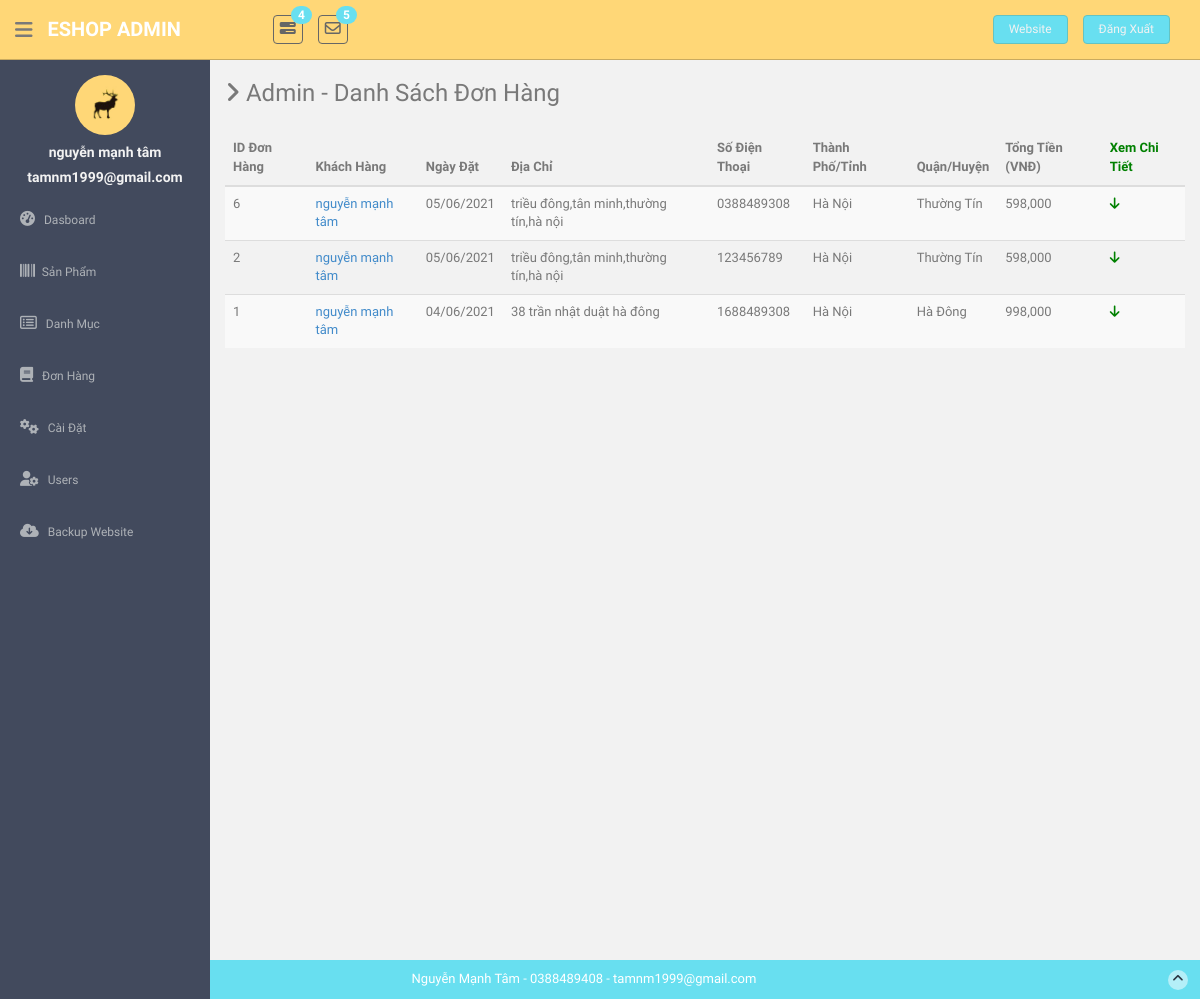
Before: /public/admin/orders (signed in) with the older database file.
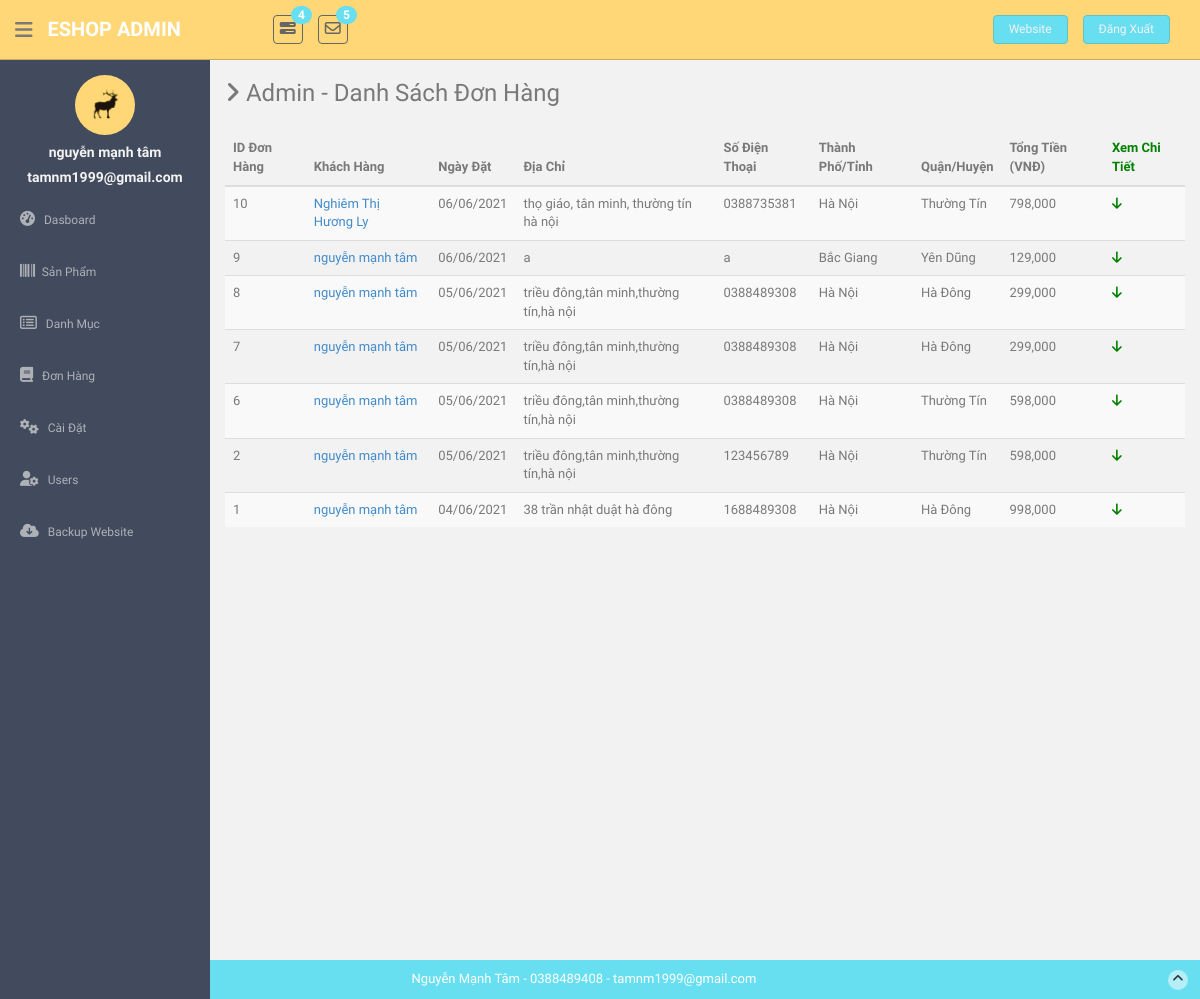
After: the same page with the newer database file.
### tables this page shows
CREATE TABLE `tbl_orders` (
  `id` bigint(20) NOT NULL,
  `user_url_address` varchar(100) NOT NULL,
  `delivery_address` varchar(1024) DEFAULT NULL,
  `total` double NOT NULL DEFAULT 0,
  `city` varchar(50) DEFAULT NULL,
  `district` varchar(50) DEFAULT NULL,
  `zip` varchar(6) DEFAULT NULL,
  `tax` double DEFAULT 0,
  `shipping` double DEFAULT 0,
  `date` date NOT NULL,
  `session_id` varchar(30) NOT NULL,
  `phone_number` varchar(15) NOT NULL,
  `note` varchar(255) DEFAULT NULL
);

CREATE TABLE `tbl_user` (
  `user_id` bigint(20) NOT NULL,
  `user_url_address` varchar(100) NOT NULL,
  `user_full_name` varchar(100) NOT NULL,
  `user_email` varchar(100) NOT NULL,
  `user_password` varchar(100) NOT NULL,
  `user_rank` varchar(20) NOT NULL,
  `user_date_join` datetime NOT NULL
);

### app/controllers/admin.php (called while the page is built, shortened)
<?php
class Admin extends Controller
{
    public function orders(){
        $User = $this->load_model('User');
        $Order = $this->load_model('Order');
        $user_data = $User->check_login(true, ["Admin"]);
        if (is_object($user_data)) {
            $data['user_data'] = $user_data;
        }
        $orders = $Order->get_all_orders();
        if(is_array($orders)){
            foreach ($orders as $key => $row){
                $details = $Order->get_orders_details($row->id);
                $orders[$key]->grand_total = 0;
                if(is_array($details)){
                    $totals = array_column($details, 'total' );
                    $grand_total = array_sum($totals);
                    $orders[$key]->grand_total = $grand_total;
                }
                $orders[$key]->details = $details;
                $user =  $User->get_user($row->user_url_address);
                $orders[$key]->user = $user;
            }
        }
        $data['orders'] =   $orders ;
        $data['page_title'] = "Admin - Danh Sách Đơn Hàng";
        $this->view("admin/orders", $data);
    }
}

### app/core/app.php (called while the page is built, shortened)
<?php
class App
{
    protected $method = "index";
    private function parseURL()
    {
        $url = isset($_GET['url']) ? $_GET['url'] : "home";
        return explode("/", filter_var(trim($url, "/"), FILTER_SANITIZE_URL));
    }
    public function  __construct()
    {
        $url = $this->parseURL();
        if (file_exists("../app/controllers/" . strtolower($url[0]) . ".php")) {
            unset($url[0]);
        }
        $this->controller = new $this->controller;
        if (isset($url[1])) {
            $url[1] = strtolower($url[1]);
            if (method_exists($this->controller, $url[1])) {
                $this->method = $url[1];
                unset($url[1]);
            }
        }
        $this->params = (count($url) > 0) ? $url : ["home"];
        call_user_func_array([$this->controller, $this->method], $this->params);
    }
}

### public/index.php (called while the page is built, shortened)
<?php
$app = new App();
?>

### app/core/database.php (called while the page is built, shortened)
<?php
class Database
{
    public static $conn;
    public function __construct()
    {
        try {
            $string = DB_TYPE . ":host=" . DB_HOST . ";dbname=" . DB_NAME;
            self::$conn = new PDO($string, DB_USER, DB_PASSWORD);
        } catch (PDOException $e) {
            die($e->getMessage());
        }
    }
    public static function newInstance()
    {
        return $instance = new self();
    }
   public function read_db($query, $data = array())
   {
       $statement = self::$conn->prepare($query);
       $result = $statement->execute($data);
       if ($result) {
           $data = $statement->fetchAll(PDO::FETCH_OBJ);
           if (is_array($data) && count($data) > 0) {
               return $data;
           }
       }
       return false;
   }
}

### app/models/user.class.php (called while the page is built, shortened)
<?php
class User
{
    public function check_login ($redirect = false, $allowed = array() )
    {
        $db = Database::getInstance();
        if (count($allowed) > 0) {
            $arr['user_url_address'] = $_SESSION['user_url_address'];
            $query = "SELECT * FROM tbl_user WHERE user_url_address = :user_url_address limit 1";
            $result = $db->read_db($query, $arr);
            if (is_array($result)) {
                $result = $result[0];
                if (in_array($result->user_rank, $allowed)) {
                    return $result;
                }
            }
            die();
        }
        return false;
    }
    public function get_user($user_url_address){
        $db = Database::newInstance();
        $arr = false;
        $arr['user_url_address'] = addslashes($user_url_address);
        $query = "SELECT * FROM tbl_user WHERE user_url_address = :user_url_address limit 1";
        $result = $db->read_db($query, $arr);
        if(is_array($result)) {
            return $result[0];
        }
        return false;
    }
}

### app/models/order.class.php (called while the page is built, shortened)
<?php
class Order extends Controller
{
    public function get_all_orders(){
        $DB = Database::newInstance();
        $query = "SELECT * FROM tbl_orders ORDER BY id DESC LIMIT 100";
        $orders = $DB->read_db($query);
        return $orders;
    }
    public function get_orders_details($order_id){
        $data = array();
        $data['order_id'] = addslashes($order_id);
        $DB = Database::newInstance();
        $query = "SELECT * FROM tbl_order_details WHERE order_id = :order_id ORDER BY id DESC ";
        $details  = $DB->read_db($query, $data);
        return   $details ;
    }
}
?>

### app/views/eshop/admin/orders.php (the view, shortened to what the changed rows need)
<?php $this->view("admin/sidebar", $data) ?>
<table class="table table-striped table-advance table-hover">
    <thead>
    <tr>
        <th>ID Đơn Hàng</th>
        <th>Khách Hàng</th>
        <th>Ngày Đặt</th>
        <th>Địa Chỉ</th>
        <th>Số Điện Thoại</th>
        <th>Thành Phố/Tỉnh</th>
        <th>Quận/Huyện</th>
        <th>Tổng Tiền (VNĐ)</th>
        <th style="color:green;">Xem Chi Tiết</th>
    </tr>
    </thead>
    <tbody onclick="show_detail(event)">
    <?php foreach ($orders as $row): ?>
        <tr style="position: relative; cursor: pointer;">
            <td> <?= $row->id ?></td>
            <td><a href="<? ROOT ?>profile/<?= $row->user->user_url_address ?>"> <?= $row->user->user_full_name ?> </a>
            </td>
            <td> <?= date("d/m/Y", strtotime($row->date)) ?></td>
            <td> <?= $row->delivery_address ?></td>
            <td> <?= $row->phone_number ?></td>
            <td> <?= $row->city ?></td>
            <td> <?= $row->district ?></td>
            <td> <?= number_format($row->total, 0, ',') ?></td>
            <td>
                <i class="fa fa-arrow-down" style="color:green; cursor: pointer;"></i>
            </td>
        </tr>
    <?php endforeach; ?>
    </tbody>
</table>

### app/views/eshop/admin/sidebar.php (shortened to what the changed rows need)
<aside>
    <div id="sidebar" class="nav-collapse ">
        <ul class="sidebar-menu" id="nav-accordion">
            <p class="centered">
                <a href="<?=ROOT?>profile/<?= $data['user_data']->user_url_address ?>"><img src="<?= ASSETS . THEME ?>admin/img/ui-sam.jpg" class="img-circle"
                                            width="60"></a>
            </p>
            <h5 class="centered"><?= $data['user_data']->user_full_name ?></h5>
            <h5 class="centered"><?= $data['user_data']->user_email ?></h5>
            <li class="sub-menu">
                <a href="javascript:;">
                    <i class="fa fa-dashboard"></i>
                    <span>Dasboard</span>
                </a>
            </li>
            <li class="sub-menu">
                <a href="<?= ROOT ?>admin/products">
                    <i class="fa fa-barcode fa-fw"></i>
                    <span>Sản Phẩm</span>
                </a>
            </li>
            <li class="sub-menu">
                <a href="<?= ROOT ?>admin/categories">
                    <i class="fa fa-list-alt"></i>
                    <span>Danh Mục</span>
                </a>
            </li>
            <li class="sub-menu">
                <a href="<?= ROOT ?>admin/orders">
                    <i class="fa fa-book"></i>
                    <span>Đơn Hàng</span>
                </a>
            </li>
            <li class="sub-menu">
                <a href="<?= ROOT ?>admin/settings">
                    <i class="fa fa-cogs"></i>
                    <span>Cài Đặt</span>
                </a>
            </li>
            <li class="sub-menu">
                <a href="<?= ROOT ?>admin/users">
                    <i class="fas fa-user-cog"></i>
                    <span>Users</span>
                </a>
            </li>
            <li class="sub-menu">
                <a href="<?= ROOT ?>admin/backup">
                    <i class="fa fa-cloud-download"></i>
                    <span>Backup Website </span>
                </a>
            </li>
        </ul>
    </div>
</aside>
<section id="main-content">
    <section class="wrapper site-min-height">
        <h3><i class="fa fa-angle-right"></i> <?= $data['page_title'] ?></h3>
        <div class="row mt">
            <div class="col-lg-12">

Changed rows visible on the page:
added tbl_orders: id "10", date "06/06/2021", delivery_address "thọ giáo, tân minh, thường tín hà nội", phone_number "0388735381", city "Hà Nội", district "Thường Tín", total "798,000"
now on this page (row unchanged): tbl_user: user_full_name "Nghiêm Thị Hương Ly"
added tbl_orders: id "9", $row->user->user_full_name "nguyễn mạnh tâm", date "06/06/2021", delivery_address "a", phone_number "a", city "Bắc Giang", district "Yên Dũng", total "129,000"
added tbl_orders: id "8", $row->user->user_full_name "nguyễn mạnh tâm", date "05/06/2021", delivery_address "triều đông,tân minh,thường tín,hà nội", phone_number "0388489308", city "Hà Nội", district "Hà Đông", total "299,000"
added tbl_orders: id "7", $row->user->user_full_name "nguyễn mạnh tâm", date "05/06/2021", delivery_address "triều đông,tân minh,thường tín,hà nội", phone_number "0388489308", city "Hà Nội", district "Hà Đông", total "299,000"
